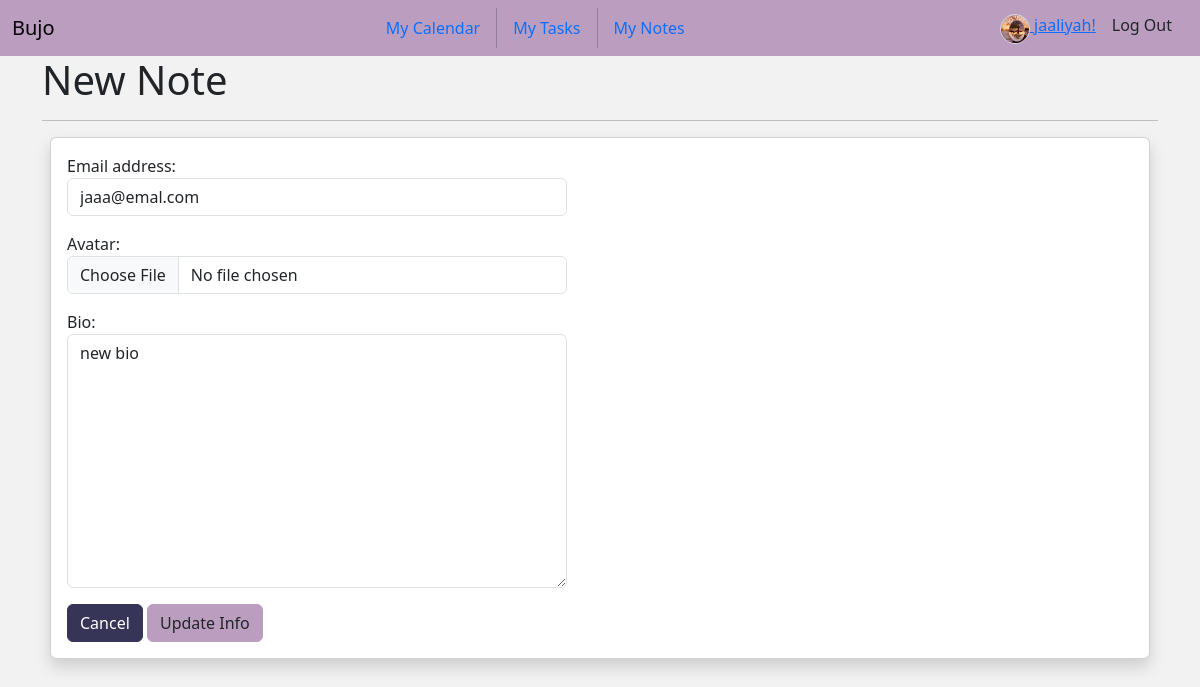
The page /edit_profile (signed in) on the database its author committed.
### planner/models.py (models this page shows)
class User(AbstractUser):
    avatar = models.ImageField(default="https://static.vecteezy.com/system/resources/thumbnails/009/734/564/small/default-avatar-profile-icon-of-social-media-user-vector.jpg", upload_to="user_images")
    bio = models.TextField()

### planner/views.py (the view)
# urls.py: path("edit_profile", views.edit_profile, name="edit_profile"),
@login_required(login_url="login")
def edit_profile(request):
    profile = request.user
    if request.method == "POST":
        if "cancel" in request.POST:
            return redirect("profile")
        form = UserForm(request.POST, request.FILES, instance=profile)
        form.save()
        return redirect("profile")
    else:
        form = UserForm(instance=profile)
    return render(request, "planner/edit_profile.html", {"form":form})

### planner/forms.py
class UserForm(forms.ModelForm):
    class Meta:
        model= User
        fields = ("email", "avatar", "bio")
        widgets = {
            "email": EmailInput(attrs={
                'class': "form-control mb-3",
                'style': 'max-width: 500px;',
                'placeholder': ''
            }),
             "bio": Textarea(attrs={
                'class': "form-control mb-3",
                'style': 'max-width: 500px;',
                'placeholder': 'Bio'
            }),
             "avatar": FileInput(attrs={
                'class': "form-control mb-3",
                'style': 'max-width: 500px;',
            }),
        }

### planner/templates/planner/edit_profile.html (shortened to what this page needs)
{% extends "planner/layout.html" %}
{% block main %}
<div class="container">
    <h1 class="display-6">New Note</h1>
    <hr class="mb-2">
    <div class="p-2">
        <div class="card shadow">
            <div class="card-body">
                <form action="{% url 'edit_profile' %}" method="post" encType="multipart/form-data">
                    {{ form.as_table }}
                    <div>
                        <input type="submit" name="cancel" class="btn btn-secondary" value="Cancel"
                            formnovalidate="formnovalidate">
                        <button type="submit" name="submit" class="btn btn-primary">Update Info</button>
                    </div>
                </form>
            </div>
        </div>
    </div>
</div>
{% endblock %}

### planner/templates/planner/layout.html (shortened to what this page needs)
{% load static %}
<!DOCTYPE html>
<html lang="en">
<head>
    <link rel="stylesheet" href="https://cdn.jsdelivr.net/npm/bootstrap-icons@1.11.2/font/bootstrap-icons.min.css">
    <link href="https://cdn.jsdelivr.net/npm/bootstrap@5.3.2/dist/css/bootstrap.min.css" rel="stylesheet"
>
    <link rel="stylesheet" href="{% static 'planner/colors.css' %}">
    <link rel="stylesheet" href="{% static 'planner/styles.css' %}">
</head>
<body class="">
    <div class="vh-100">
        <nav class="navbar sticky-top bg-primary">
            <div class="container-fluid">
                <a class="navbar-brand" href="{% url 'index' %}">Bujo</a>
                {% if user.is_authenticated %}
                <ul class="nav">
                    <li class="nav-item">
                        <a class="nav-link" href="{% url 'calendar' %}">My Calendar</a>
                    </li>
                    <li class="nav-item">
                        <a class="nav-link" href="{% url 'taskList' %}">My Tasks</a>
                    </li>
                    <li class="nav-item">
                        <a class="nav-link" href="{% url 'noteList' %}">My Notes</a>
                    </li>
                </ul>
                <div class="d-flex">
                    <a class="nav-brand" href="{% url 'profile' %}">
                        <img src="{{user.avatar.url}}" alt="User Avatar"
                            class="d-inline-block align-text-top border rounded-circle" height="30" width="30">
                        {{user.username}}!</a>
                    <a class="mx-3 nav-link" href="{% url 'logout' %}">Log Out</a>
                </div>
                {% else %}
                <div class="">
                    <a class="nav-link me-2" href="{% url 'login' %}">Log In</a>
                    <a class="nav-link" href="{% url 'register' %}">Register</a>
                </div>
                {% endif %}
            </div>
        </nav>
        <main>
            <div class="container-fluid mainContent">
                {% block main %}
                {% endblock %}
            </div>
        </main>
    </div>
</body>
</html>

### planner/static/planner/colors.css (style rules this page uses)
.bg-primary { background-color: #bb9ebf !important; }
.btn-primary { color: #212529; background-color: #bb9ebf; border-color: #bb9ebf; }
.btn-secondary { color: #fff; background-color: #363457; border-color: #363457; }

### planner/static/planner/styles.css (style rules this page uses)
:root { --app-height: 100vh; --primary-color: #c00000; --secondary-color: #525252; --tertiary-color: rgb(132, 134, 124); --soft-color: #f2f2f2; --color2: #FBFEF9; --color3: #85877C; --color4: #0a090C; --color5: #07393C; --color6: #e9e2eec9; --bs-primary: #7e569b; }
:root, [data-bs-theme=light] { --bs-primary: #9a43d8c9; }
.mainContent { height: calc(100vh - 56px); background-color: var(--soft-color); }

### rows shown on the page
User: avatar (picture), username "jaaliyah", email "jaaa@emal.com", bio "new bio"
